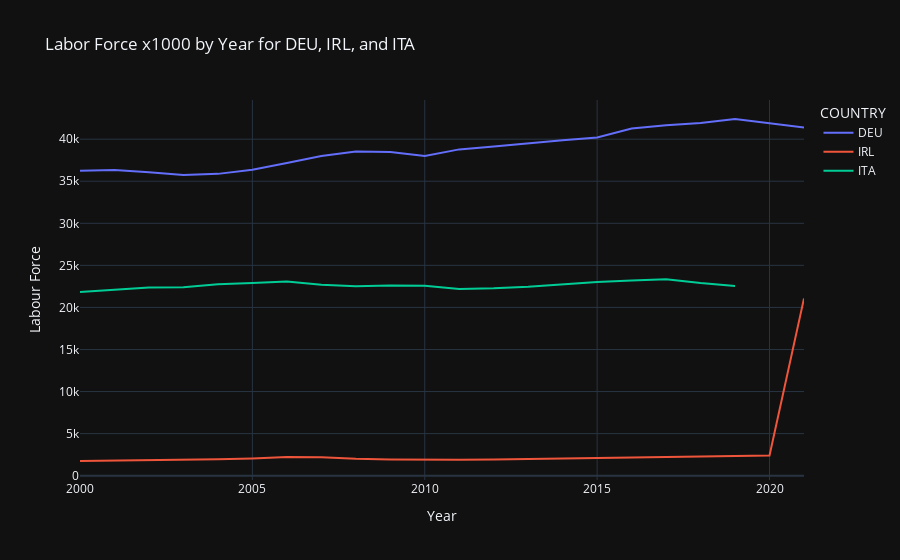
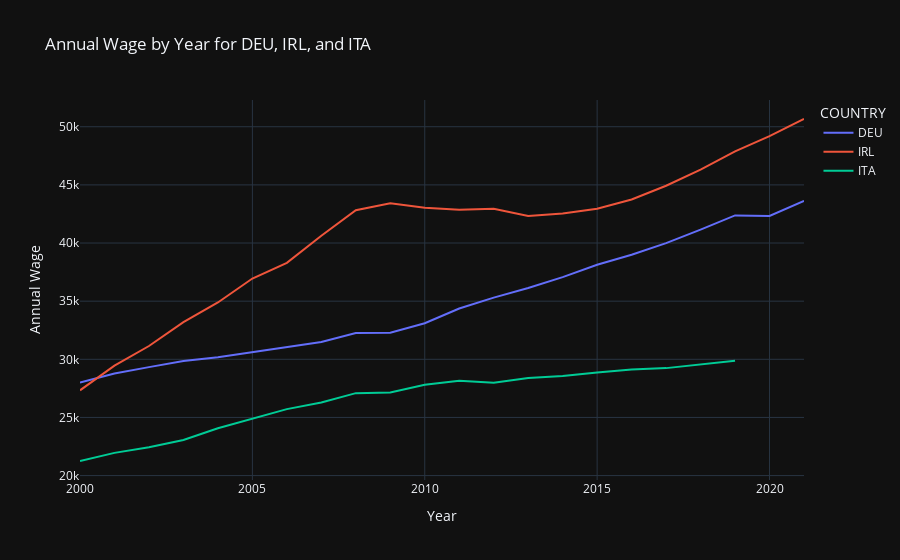

The code cell stored with these charts, in order, in its notebook:
### Code cell
# Data for the three countries (DEU, IRL, ITA)
countries = ['DEU', 'IRL', 'ITA']
df_filtered = mergeddf[mergeddf['COUNTRY'].isin(countries)]

# line chart for Labor Force
fig_labor_force = px.line(df_filtered, x='Year', y='Amount', color='COUNTRY', 
                          title='Labor Force x1000 by Year for DEU, IRL, and ITA',
                          labels={'Amount': 'Labour Force'},
                          template='plotly_dark')

# line chart for Annual Wage
fig_annual_wage = px.line(df_filtered, x='Year', y='Value', color='COUNTRY', 
                          title='Annual Wage by Year for DEU, IRL, and ITA',
                          labels={'Value': 'Annual Wage'},
                          template='plotly_dark')

# Graphs
fig_labor_force.show()
fig_annual_wage.show()

### Figure 1 — Plotly figure (JSON) as saved in the notebook; plotly's stock layout.template omitted (floating-point values rounded to 4 significant figures)
{"data": [{"hovertemplate": "COUNTRY=DEU<br>Year=%{x}<br>Labour Force=%{y}<extra></extra>", "legendgroup": "DEU", "line": {"color": "#636efa", "dash": "solid"}, "marker": {"symbol": "circle"}, "mode": "lines", "name": "DEU", "orientation": "v", "showlegend": true, "type": "scatter", "x": [2000, 2001, 2002, 2003, 2004, 2005, 2006, 2007, 2008, 2009, 2010, 2011, 2012, 2013, 2014, 2015, 2016, 2017, 2018, 2019, 2020, 2021], "xaxis": "x", "y": [36240.0, 36350.0, 36060.0, 35750.0, 35880.0, 36360.0, 37170.0, 37990.0, 38540.0, 38470.0, 37990.0, 38790.0, 39130.0, 39530.0, 39870.0, 40210.0, 41270.0, 41660.0, 41910.0, 42400.0, 41860.0, 41400.0], "yaxis": "y"}, {"hovertemplate": "COUNTRY=IRL<br>Year=%{x}<br>Labour Force=%{y}<extra></extra>", "legendgroup": "IRL", "line": {"color": "#EF553B", "dash": "solid"}, "marker": {"symbol": "circle"}, "mode": "lines", "name": "IRL", "orientation": "v", "showlegend": true, "type": "scatter", "x": [2000, 2001, 2002, 2003, 2004, 2005, 2006, 2007, 2008, 2009, 2010, 2011, 2012, 2013, 2014, 2015, 2016, 2017, 2018, 2019, 2020, 2021], "xaxis": "x", "y": [1745.0, 1777.0, 1810.0, 1865.0, 1952.0, 2044.0, 2221.0, 2199.0, 2015.0, 1925.0, 1888.0, 1880.0, 1938.0, 1989.0, 2057.0, 2132.0, 2194.0, 2257.0, 2322.0, 2294.0, 2389.0, 21070.0], "yaxis": "y"}, {"hovertemplate": "COUNTRY=ITA<br>Year=%{x}<br>Labour Force=%{y}<extra></extra>", "legendgroup": "ITA", "line": {"color": "#00cc96", "dash": "solid"}, "marker": {"symbol": "circle"}, "mode": "lines", "name": "ITA", "orientation": "v", "showlegend": true, "type": "scatter", "x": [2000, 2001, 2002, 2003, 2004, 2005, 2006, 2007, 2008, 2009, 2010, 2011, 2012, 2013, 2014, 2015, 2016, 2017, 2018, 2019], "xaxis": "x", "y": [21820.0, 22050.0, 22360.0, 22410.0, 22760.0, 22890.0, 23090.0, 22700.0, 22530.0, 22600.0, 22570.0, 22190.0, 22280.0, 22460.0, 22760.0, 23020.0, 23210.0, 23360.0, 22900.0, 22550.0], "yaxis": "y"}], "layout": {"legend": {"title": {"text": "COUNTRY"}, "tracegroupgap": 0}, "title": {"text": "Labor Force x1000 by Year for DEU, IRL, and ITA"}, "xaxis": {"anchor": "y", "domain": [0, 1], "title": {"text": "Year"}}, "yaxis": {"anchor": "x", "domain": [0, 1], "title": {"text": "Labour Force"}}}}

### Figure 2 — Plotly figure (JSON) as saved in the notebook; plotly's stock layout.template omitted (floating-point values rounded to 4 significant figures)
{"data": [{"hovertemplate": "COUNTRY=DEU<br>Year=%{x}<br>Annual Wage=%{y}<extra></extra>", "legendgroup": "DEU", "line": {"color": "#636efa", "dash": "solid"}, "marker": {"symbol": "circle"}, "mode": "lines", "name": "DEU", "orientation": "v", "showlegend": true, "type": "scatter", "x": [2000, 2001, 2002, 2003, 2004, 2005, 2006, 2007, 2008, 2009, 2010, 2011, 2012, 2013, 2014, 2015, 2016, 2017, 2018, 2019, 2020, 2021], "xaxis": "x", "y": [27990.0, 28790.0, 29330.0, 29860.0, 30180.0, 30618, 31006, 31490, 32252, 32278, 33101, 34366, 35305, 36132, 37070, 38131, 38988, 39992, 41150, 42376, 42330, 43630.0], "yaxis": "y"}, {"hovertemplate": "COUNTRY=IRL<br>Year=%{x}<br>Annual Wage=%{y}<extra></extra>", "legendgroup": "IRL", "line": {"color": "#EF553B", "dash": "solid"}, "marker": {"symbol": "circle"}, "mode": "lines", "name": "IRL", "orientation": "v", "showlegend": true, "type": "scatter", "x": [2000, 2001, 2002, 2003, 2004, 2005, 2006, 2007, 2008, 2009, 2010, 2011, 2012, 2013, 2014, 2015, 2016, 2017, 2018, 2019, 2020, 2021], "xaxis": "x", "y": [27330.0, 29460.0, 31140.0, 33200.0, 34890.0, 36949, 38297, 40628, 42827, 43425, 43033, 42870, 42951, 42328, 42536, 42948, 43741, 44923, 46318, 47879, 49192, 50670.0], "yaxis": "y"}, {"hovertemplate": "COUNTRY=ITA<br>Year=%{x}<br>Annual Wage=%{y}<extra></extra>", "legendgroup": "ITA", "line": {"color": "#00cc96", "dash": "solid"}, "marker": {"symbol": "circle"}, "mode": "lines", "name": "ITA", "orientation": "v", "showlegend": true, "type": "scatter", "x": [2000, 2001, 2002, 2003, 2004, 2005, 2006, 2007, 2008, 2009, 2010, 2011, 2012, 2013, 2014, 2015, 2016, 2017, 2018, 2019], "xaxis": "x", "y": [21250.0, 21950.0, 22440.0, 23060.0, 24070.0, 24887, 25717, 26282, 27088, 27141, 27807, 28160, 27983, 28387, 28566, 28861, 29121, 29242, 29560, 29882], "yaxis": "y"}], "layout": {"legend": {"title": {"text": "COUNTRY"}, "tracegroupgap": 0}, "title": {"text": "Annual Wage by Year for DEU, IRL, and ITA"}, "xaxis": {"anchor": "y", "domain": [0, 1], "title": {"text": "Year"}}, "yaxis": {"anchor": "x", "domain": [0, 1], "title": {"text": "Annual Wage"}}}}
